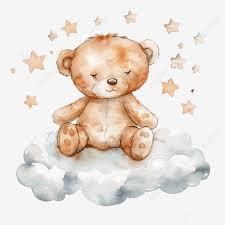
#> input picture images.jpg, 225 x 225 px, found by its file name
$ python Bai1.py
#> lines starting #> are read from the running program, lines starting #| are printed output that depends on the picture
from PIL import Image
import numpy as np
import matplotlib.pyplot as plt

# Tải hình ảnh
image_path = "D:/pyhton/images.jpg"
image = Image.open(image_path)
#> image is the input picture: PIL image 225x225 RGB; mean R, G, B 233.2, 224.7, 217.1

# Chuyển đổi hình ảnh thành mảng numpy để xử lý
image_array = np.array(image)

# 1. Ảnh âm bản
negative_image = 255 - image_array
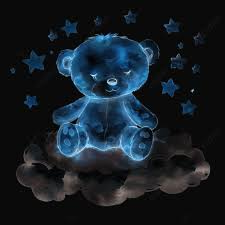
#> negative_image: shape (225, 225, 3); mean R, G, B 21.8, 30.3, 37.9

# 2. Tăng độ tương phản bằng cách Kéo dãn độ tương phản (Chuẩn hóa)
min_val, max_val = np.min(image_array), np.max(image_array)
#> min_val = 0; max_val = 255
contrast_stretched_image = (image_array - min_val) * (255 / (max_val - min_val))

# 3. Biến đổi Logarit
c = 255 / np.log(1 + np.max(image_array))
#> c = 45.99
log_transformed_image = c * np.log(1 + image_array)
#> log_transformed_image: shape (225, 225, 3) float16; 0.78% of the values are NaN or infinite; the others: min 0, max 255, mean 248.4


# 4. Cân bằng histogram
def histogram_equalization(img):
    # Trải ảnh thành mảng 1 chiều
    img_flat = img.flatten()

    # Tính histogram
    hist, bins = np.histogram(img_flat, bins=256, range=[0, 256])
#> hist = 256 values, max 58910 at index 245, min 1 at index 2, mean 593.3; bins = 257 values from 0 to 256

    # Hàm phân phối tích lũy (CDF)
    cdf = hist.cumsum()
#> cdf = 256 values from 8 to 151875
    cdf_normalized = cdf * 255 / cdf[-1]
#> cdf_normalized = 256 values from 0.0134 to 255

    # Sử dụng nội suy tuyến tính để áp dụng CDF lên ảnh
    img_equalized = np.interp(img_flat, bins[:-1], cdf_normalized)

    # Đưa về hình dạng gốc của ảnh
    return img_equalized.reshape(img.shape)
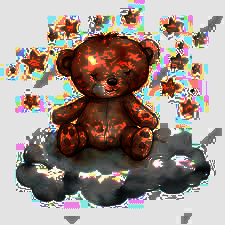
#> returned value: shape (225, 225, 3) float64; mean of channels 0, 1, 2 158.6, 145.3, 138.4; drawn as R, G, B


# Áp dụng cân bằng histogram
hist_eq_image = histogram_equalization(image_array)

# Vẽ tất cả các kết quả
fig, axes = plt.subplots(2, 2, figsize=(12, 12))

axes[0, 0].imshow(negative_image.astype(np.uint8))
axes[0, 0].set_title("Ảnh âm bản")
axes[0, 0].axis('off')

axes[0, 1].imshow(contrast_stretched_image.astype(np.uint8))
axes[0, 1].set_title("Ảnh Kéo dãn độ tương phản")
axes[0, 1].axis('off')

axes[1, 0].imshow(log_transformed_image.astype(np.uint8))
axes[1, 0].set_title("Ảnh Biến đổi Logarit")
axes[1, 0].axis('off')

axes[1, 1].imshow(hist_eq_image.astype(np.uint8))
axes[1, 1].set_title("Ảnh Cân bằng Histogram")
axes[1, 1].axis('off')

plt.tight_layout()
plt.show()
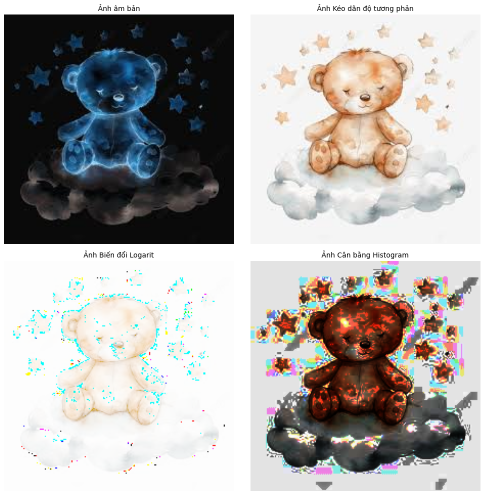
#> figure drawn by matplotlib, 4 panels
